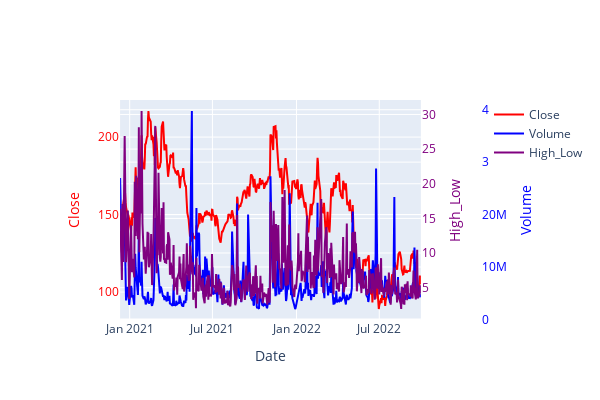

Notebook cell for this chart:
### Code cell
# plotly.graph_object
# 3개 축 그리기
import plotly.graph_objects as go
fig = make_subplots()
fig.add_trace(
    go.Scatter( # 1번째 축
    x=df_abnb['Date'], y=df_abnb['Close'], name='Close',
    mode='lines', yaxis='y', line={'color':'red'})
)
fig.add_trace(
    go.Scatter( # 2번째 축
    x=df_abnb['Date'], y=df_abnb['Volume'], name='Volume',
    mode='lines', yaxis='y2', line={'color':'blue'})
)
fig.add_trace(
    go.Scatter( # 3번째 축
    x=df_abnb['Date'], y=df_abnb['High_Low'], name='High_Low',
    mode='lines', yaxis='y3', line={'color':'purple'})
)

fig.update_layout(
    yaxis=dict(title='Close'),
    yaxis2=dict(title='Volume', position=1, side='right', overlaying='y', anchor='free'),
    yaxis3=dict(title='High_Low', side='right', anchor='x', overlaying='y'),
    xaxis=dict(title='Date', domain=[.1, .85]),
    width=600, height=400
)
fig.layout.yaxis.color = 'red'
fig.layout.yaxis2.color = 'blue'
fig.layout.yaxis3.color = 'purple'

fig.show()

### Figure 1 — Plotly figure (JSON) as saved in the notebook; plotly's stock layout.template omitted (floating-point values rounded to 4 significant figures; data arrays with more than 128 entries replaced by an {"elided": "..."} marker saying what was removed)
{"data": [{"line": {"color": "red"}, "mode": "lines", "name": "Close", "type": "scatter", "x": {"elided": "454 str values"}, "y": {"elided": "454 float values"}, "yaxis": "y"}, {"line": {"color": "blue"}, "mode": "lines", "name": "Volume", "type": "scatter", "x": {"elided": "454 str values"}, "y": {"elided": "454 int values"}, "yaxis": "y2"}, {"line": {"color": "purple"}, "mode": "lines", "name": "High_Low", "type": "scatter", "x": {"elided": "454 str values"}, "y": {"elided": "454 float values"}, "yaxis": "y3"}], "layout": {"height": 400, "width": 600, "xaxis": {"anchor": "y", "domain": [0.1, 0.85], "title": {"text": "Date"}}, "yaxis": {"anchor": "x", "color": "red", "domain": [0, 1], "title": {"text": "Close"}}, "yaxis2": {"anchor": "free", "color": "blue", "overlaying": "y", "position": 1, "side": "right", "title": {"text": "Volume"}}, "yaxis3": {"anchor": "x", "color": "purple", "overlaying": "y", "side": "right", "title": {"text": "High_Low"}}}}
